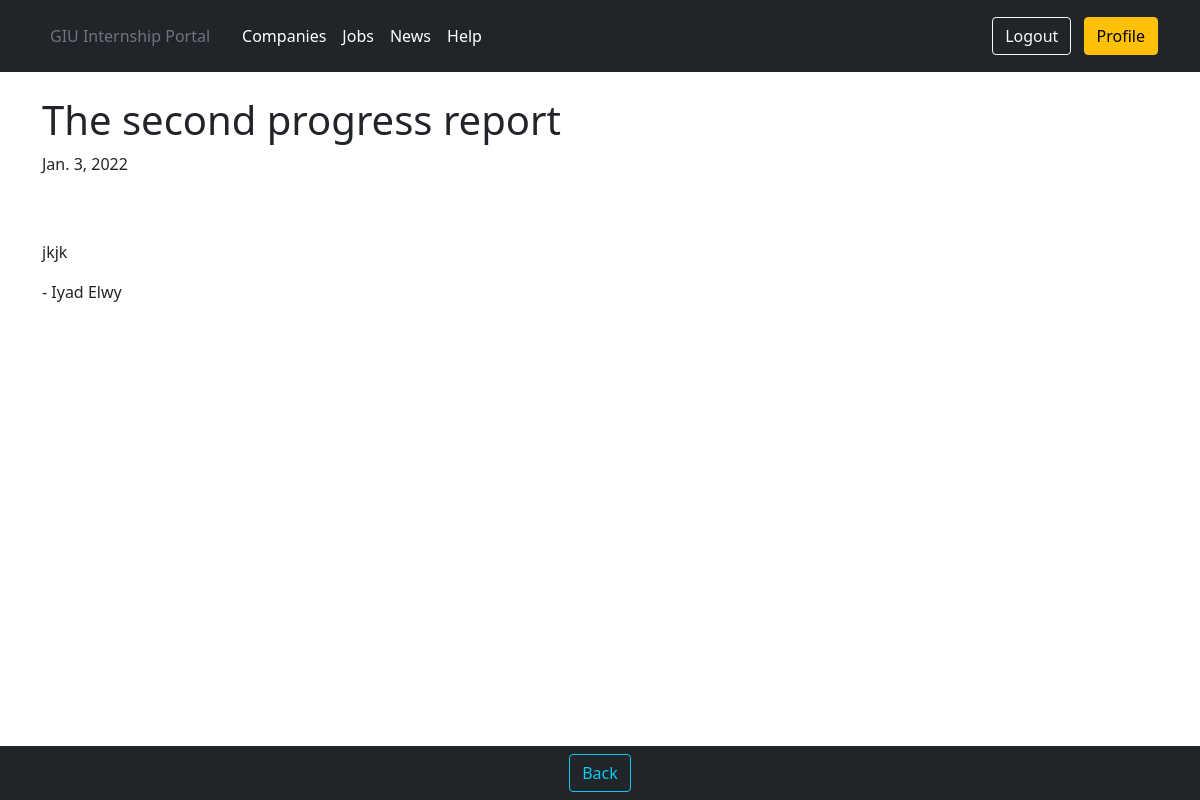
/users/student/1/student_portal/viewprogressreports/viewprogressreport/ (signed in), run on the app's committed database.
### portal/models.py (models this page shows, shortened)
class ProgressReport(models.Model):
    progress_report_id = models.AutoField(primary_key=True)
    student_id = models.ForeignKey(user_models.Student, on_delete=models.CASCADE)
    progress_report_title = models.CharField(max_length=100, blank=True)
    progress_report_date = models.DateField(default=datetime.datetime.today(), blank=True)
    numeric_state = models.PositiveIntegerField(default=0, blank=True)
    evaluation = models.TextField(max_length=300, default='', blank=True)
    progress_report_description = models.TextField(max_length=1000, default='', blank=True)

### users/models.py (models this page shows, shortened)
class Student(models.Model):
    user = models.OneToOneField(User, on_delete=models.CASCADE, primary_key=True)
    middle_name = models.CharField(max_length=20)
    student_university_id = models.PositiveIntegerField()
    birthdate = models.DateField()
    semester = models.IntegerField()
    faculty = models.CharField(max_length=20)
    major = models.CharField(max_length=20)
    gpa = models.DecimalField(decimal_places=2, max_digits=3)
    student_address = models.CharField(max_length=10)
    has_cv = models.BooleanField(default=False, blank=True)
    cover_letter = models.TextField(max_length=1000, default='', blank=True)

class User(AbstractUser):
    is_student = models.BooleanField(default=False)
    is_employer = models.BooleanField(default=False)
    is_admin = models.BooleanField(default=False)
    is_faculty_representative = models.BooleanField(default=False)
    is_academic_advisor = models.BooleanField(default=False)
    is_career_office_coordinator = models.BooleanField(default=False)

### portal/views.py (the view)
# urls.py: path('viewprogressreports/viewprogressreport/', views.StudentShowProgressReport.as_view(),
class StudentShowProgressReport(LoginRequiredMixin, UserPassesTestMixin, DetailView):
    model = ProgressReport
    template_name = 'portal/student_show_progress_report.html'
    context_object_name = 'student_show_progress_report'
    login_url = 'login'
    def test_func(self):
        return self.request.user.is_student

### templates/portal/student_show_progress_report.html
{% extends 'userprofiles/academicadv_profile.html' %}
{% block navitems %}
    <button onclick="history.back()" class="btn btn-outline-info ml-2" type="button">Back</button>
    </div>
{% endblock navitems %}
{% block profile_body %}
    <br>
    <div class="container">
        <div class="jumbotron">
            <h1>{{ student_show_progress_report.progress_report_title }}</h1>
            <p>{{ student_show_progress_report.progress_report_date }}</p>
            <br>
            <br>
            <p>{{ student_show_progress_report.progress_report_description }}</p>
            <p>- {{ student_show_progress_report.student_id.user.first_name }}
                {{ student_show_progress_report.student_id.user.last_name }}</p>
        </div>
    </div>
{% endblock profile_body %}

### data on the page
ProgressReport: progress_report_title "The second progress report", progress_report_date "Jan. 3, 2022", progress_report_description "jkjk", student_id.user.first_name "Iyad", student_id.user.last_name "Elwy"
